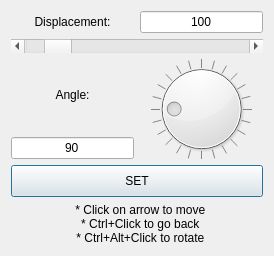
<?xml version="1.0" encoding="UTF-8"?>
<ui version="4.0">
 <class>DialogDisp</class>
 <widget class="QDialog" name="DialogDisp">
  <property name="geometry">
   <rect>
    <x>0</x>
    <y>0</y>
    <width>274</width>
    <height>256</height>
   </rect>
  </property>
  <property name="sizePolicy">
   <sizepolicy hsizetype="MinimumExpanding" vsizetype="Preferred">
    <horstretch>0</horstretch>
    <verstretch>0</verstretch>
   </sizepolicy>
  </property>
  <property name="windowTitle">
   <string>Dialog</string>
  </property>
  <layout class="QGridLayout" name="gridLayout">
   <item row="7" column="0">
    <widget class="QLabel" name="label">
     <property name="text">
      <string>Angle:</string>
     </property>
     <property name="alignment">
      <set>Qt::AlignCenter</set>
     </property>
    </widget>
   </item>
   <item row="9" column="0" colspan="2">
    <widget class="QPushButton" name="btn1">
     <property name="sizePolicy">
      <sizepolicy hsizetype="Expanding" vsizetype="Preferred">
       <horstretch>0</horstretch>
       <verstretch>0</verstretch>
      </sizepolicy>
     </property>
     <property name="text">
      <string>SET</string>
     </property>
    </widget>
   </item>
   <item row="10" column="0" colspan="2">
    <widget class="QLabel" name="lab2">
     <property name="text">
      <string>  * Click on arrow to move
  * Ctrl+Click to go back
  * Ctrl+Alt+Click to rotate</string>
     </property>
     <property name="alignment">
      <set>Qt::AlignCenter</set>
     </property>
    </widget>
   </item>
   <item row="2" column="0">
    <widget class="QLabel" name="lab1">
     <property name="text">
      <string>Displacement:</string>
     </property>
     <property name="alignment">
      <set>Qt::AlignCenter</set>
     </property>
    </widget>
   </item>
   <item row="2" column="1">
    <widget class="QLineEdit" name="edit1">
     <property name="text">
      <string>100</string>
     </property>
     <property name="alignment">
      <set>Qt::AlignCenter</set>
     </property>
    </widget>
   </item>
   <item row="3" column="0" colspan="2">
    <widget class="QScrollBar" name="scrollbar">
     <property name="maximum">
      <number>1000</number>
     </property>
     <property name="pageStep">
      <number>100</number>
     </property>
     <property name="value">
      <number>100</number>
     </property>
     <property name="orientation">
      <enum>Qt::Horizontal</enum>
     </property>
    </widget>
   </item>
   <item row="8" column="0">
    <widget class="QLineEdit" name="edit2">
     <property name="text">
      <string>90</string>
     </property>
     <property name="alignment">
      <set>Qt::AlignCenter</set>
     </property>
    </widget>
   </item>
   <item row="7" column="1" rowspan="2">
    <widget class="QDial" name="dial">
     <property name="maximum">
      <number>360</number>
     </property>
     <property name="singleStep">
      <number>1</number>
     </property>
     <property name="pageStep">
      <number>15</number>
     </property>
     <property name="value">
      <number>90</number>
     </property>
     <property name="orientation">
      <enum>Qt::Horizontal</enum>
     </property>
     <property name="wrapping">
      <bool>true</bool>
     </property>
     <property name="notchTarget">
      <double>15.000000000000000</double>
     </property>
     <property name="notchesVisible">
      <bool>true</bool>
     </property>
    </widget>
   </item>
  </layout>
 </widget>
 <resources/>
 <connections/>
</ui>
